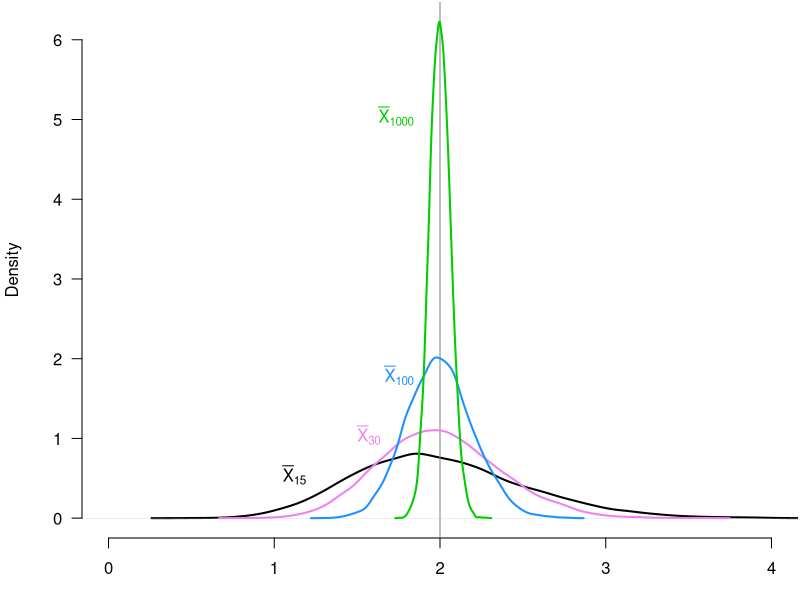
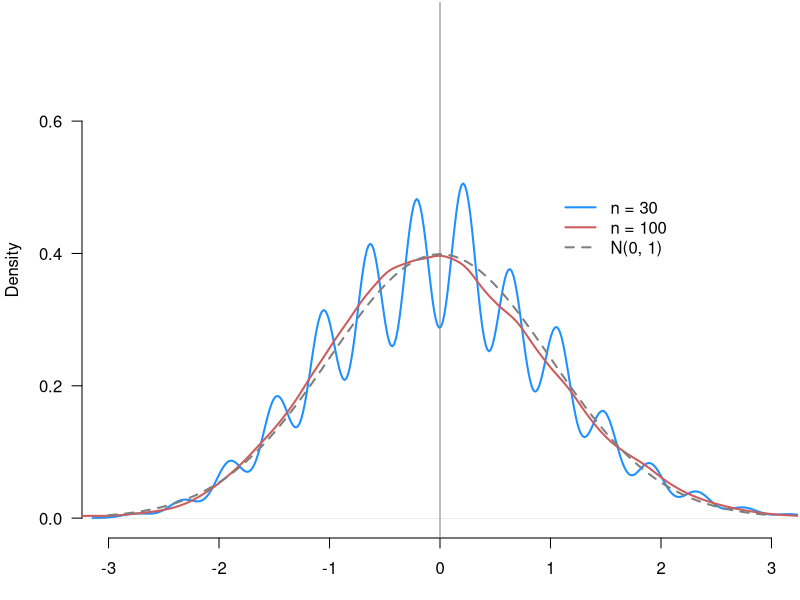
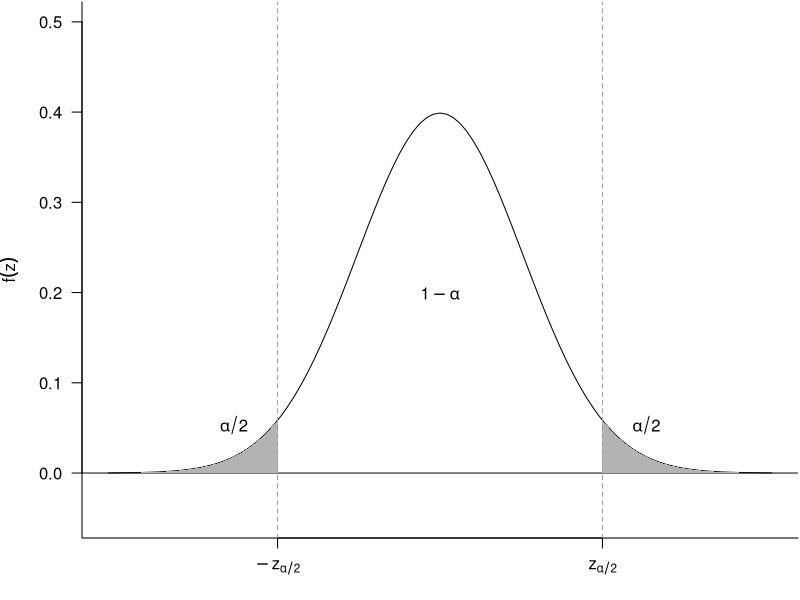
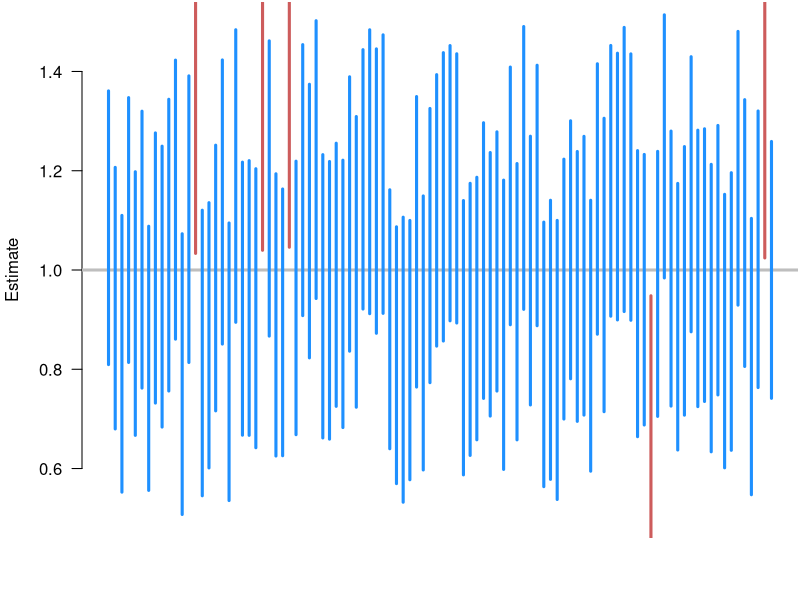
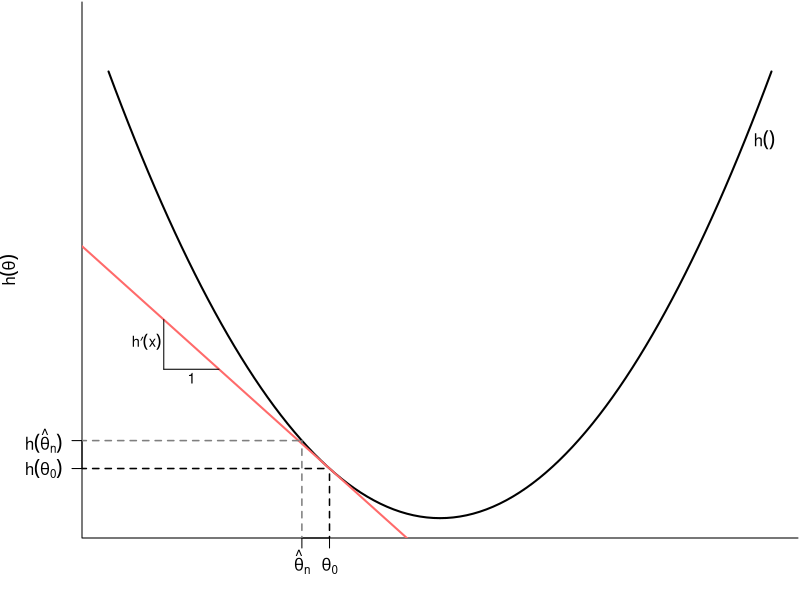

These charts were generated, in order, by the following R code:
## ---- chunk 1
#| label: "fig-lln-sim"
#| echo: false
#| fig-cap: "Sampling distribution of the sample mean as a function of
#| sample size."
nsims <- 10000
holder <- matrix(NA, nrow = nsims, ncol = 6)
for (i in 1:nsims) {
  s5 <- rexp(n = 5, rate = 0.5)
  s15 <- rexp(n = 15, rate = 0.5)
  s30 <- rexp(n = 30, rate = 0.5)
  s100 <- rexp(n = 100, rate = 0.5)
  s1000 <- rexp(n = 1000, rate = 0.5)
  s10000 <- rexp(n = 10000, rate = 0.5)

  holder[i,1] <- mean(s5)
  holder[i,2] <- mean(s15)
  holder[i,3] <- mean(s30)
  holder[i,4] <- mean(s100)
  holder[i,5] <- mean(s1000)
  holder[i,6] <- mean(s10000)
}
par(las = 1, mar = c(3.1, 4.1, 0.1, 0.1))
plot(density(holder[,2]), xlim = c(0,4), bty = "n", main = "", lwd = 2, xlab = "", ylim = range(density(holder[,5])$y))
abline(v=2, col = "grey50")
lines(density(holder[,3]), col = "violet", lwd = 2)
lines(density(holder[,4]), col = "dodgerblue", lwd = 2)
lines(density(holder[,5]), col = "green3", lwd = 2)
text(x = 1.25, y = 0.5, expression(bar(X)[15]), col = "black", pos = 2)
text(x = 1.7, y = 1, expression(bar(X)[30]), col = "violet", pos = 2)
text(x = 1.9, y = 1.75, expression(bar(X)[100]), col = "dodgerblue", pos = 2)
text(x = 1.9, y = 5, expression(bar(X)[1000]), col = "green3", pos = 2)
## ---- chunk 2
#| label: fig-clt
#| echo: false
#| fig-cap: "Sampling distributions of the normalized sample mean at
#| n=30 and n=100."
set.seed(02138)
nsims <- 10000
holder2 <- matrix(NA, nrow = nsims, ncol = 6)
for (i in 1:nsims) {
  s5 <- rbinom(n = 5, size = 1, prob = 0.25)
  s15 <- rbinom(n = 15, size = 1, prob = 0.25)
  s30 <- rbinom(n = 30, size = 1, prob = 0.25)
  s100 <- rbinom(n = 100, size = 1, prob = 0.25)
  s1000 <- rbinom(n = 1000, size = 1, prob = 0.25)
  s10000 <- rbinom(n = 10000, size = 1, prob = 0.25)

  holder2[i,1] <- mean(s5)
  holder2[i,2] <- mean(s15)
  holder2[i,3] <- mean(s30)
  holder2[i,4] <- mean(s100)
  holder2[i,5] <- mean(s1000)
  holder2[i,6] <- mean(s10000)
}

par(las = 1, mar = c(3.1, 4.1, 0.1, 0.1))
plot(density((holder2[,3] - 0.25) * sqrt(16/3) * sqrt(30)), xlim = c(-3,3), bty = "n", main = "", lwd = 2, xlab = "", col = "dodgerblue", ylim = c(0, 0.75))
lines(density((holder2[,4] - 0.25) * sqrt(16/3) * sqrt(100)), bty = "n", main = "", lwd = 2, col = "indianred")
abline(v=0, col = "grey50")
legend(x=1, y = 0.5, legend = c("n = 30", "n = 100", "N(0, 1)"), col = c("dodgerblue", "indianred", "grey50"), lwd = 2, lty = c(1, 1, 2), bty = "n")
curve(dnorm(x), from = -3, to = 3, add = TRUE, lwd = 2, lty = 2, col = "grey50")
## ---- chunk 3
#| label: fig-std-normal
#| echo: false
#| fig-cap: "Critical values for the standard normal."
curve(dnorm(x), from = -4, to = 4, ylim = c(-.05, 0.5), bty = "l", las = 1, xlab = "z", ylab = expression(f(z)), xaxt = "n")
abline(h = 0)
axis(side = 1, at = c(-1.96, 1.96), labels = c(expression(-z[alpha/2]), expression(z[alpha/2])))
polygon(c(-4,seq(-4,-1.96,0.01),-1.96), c(0,dnorm(seq(-4,-1.96,0.01)), 0), col = "grey70", border = NA)
polygon(c(4,seq(4,1.96,-0.01),1.96), c(0,dnorm(seq(4,1.96,-0.01)), 0), col = "grey70", border = NA)
abline(v = 1.96, lty = 2, col = "grey60")
abline(v = -1.96, lty = 2, col = "grey60")
## text(x = 1.94, y = -0.04, "c", pos = 4)
## text(x = -1.94, y = -0.04, "-c", pos = 2)
text(x = 0, y = dnorm(0)/2, expression(1-alpha))
text(x = 2.2, y = 0.05, expression(alpha/2), pos = 4)
text(x = -2.2, y = 0.05, expression(alpha/2), pos = 2)
## ---- chunk 4
## alpha = 0.1 for 90% CI
qnorm(0.1 / 2, lower.tail = FALSE)
## ---- chunk 5
#| label: "fig-ci-sim"
#| echo: false
#| fig.cap: "95% confidence intervals from 100 random samples. Intervals are blue if they contain the truth and red if they do not."
set.seed(02143)
sims<- 10000
cover <- rep(0, times = sims)
low.bound <- up.bound <- rep(NA, times = sims)
for(i in 1:sims){
    draws <- rnorm(500, mean = 1, sd = sqrt(10))
    low.bound[i] <- mean(draws) - sd(draws) / sqrt(500) * 1.96
    up.bound[i] <- mean(draws) + sd(draws) / sqrt(500) * 1.96
    if (low.bound[i] < 1 & up.bound[i] > 1) {
        cover[i] <- 1
    }
}
cols <- ifelse(cover == 1, "dodgerblue", "indianred")
plot(x = NULL, y = NULL, xlim = c(1,100), ylim = c(0.5, 1.5), bty = "n",
     xlab = "Trial", ylab = "Estimate", xaxt = "n", las = 1)
abline(h = 1, col = "grey", lwd = 3)
segments(x0 = 1:100, y0 = low.bound[1:100], y1 = up.bound[1:100],
         col = cols[1:100], lwd = 3)
## ---- chunk 6
#| label: "fig-delta"
#| echo: false
#| fig-cap: "Linear approximation to nonlinear functions."

curve(x ^ 2, from = -3, to = 3, lwd = 2, bty = "l", ylim = c(0, 10),
      xaxt = "n", yaxt = "n", xlab = expression(theta), ylab = expression(h(theta)))
axis(side = 1, at = c(-1, -1.25), labels = c(expression(theta[0]), expression(hat(theta)[n])))
axis(side = 2, at = c(1, 1.25^2), labels = c(expression(h(theta[0])), expression(h(hat(theta)[n]))), las =1)
abline(a = -1, b = -2, col = "indianred1", lwd = 2)
segments(x0 = -1, y0 = -1, y1 = 1, lty = 2, lwd = 1.5)
segments(x0 = -1.25, y0 = -1, y1 = 1.25^2, lty = 2, lwd = 1.5, col = "grey50")
segments(x0 = -20, x1 = -1.25, y0 = 1.25 ^ 2, lwd = 1.5, lty = 2, col = "grey50")
segments(x0 = -20, x1 = -1, y0 = 1, lwd = 1.5, lty = 2, col = "black")
segments(x0 = -2.5, x1 = -2.5, y0 = 4, y1 = 3)
segments(x0 = -2.5, x1 = -2, y0 = 3, y1 = 3)
text(x = -2.5, y = 3.5, expression(h*minute*(x)), pos = 2, cex = 0.88, offset = 0.1)
text(x = -2.25, y = 3, "1", pos = 1, cex = 0.88, offset = 0.25)
text(x = 2.75, y = 2.75^2, expression(h()), pos = 4)
